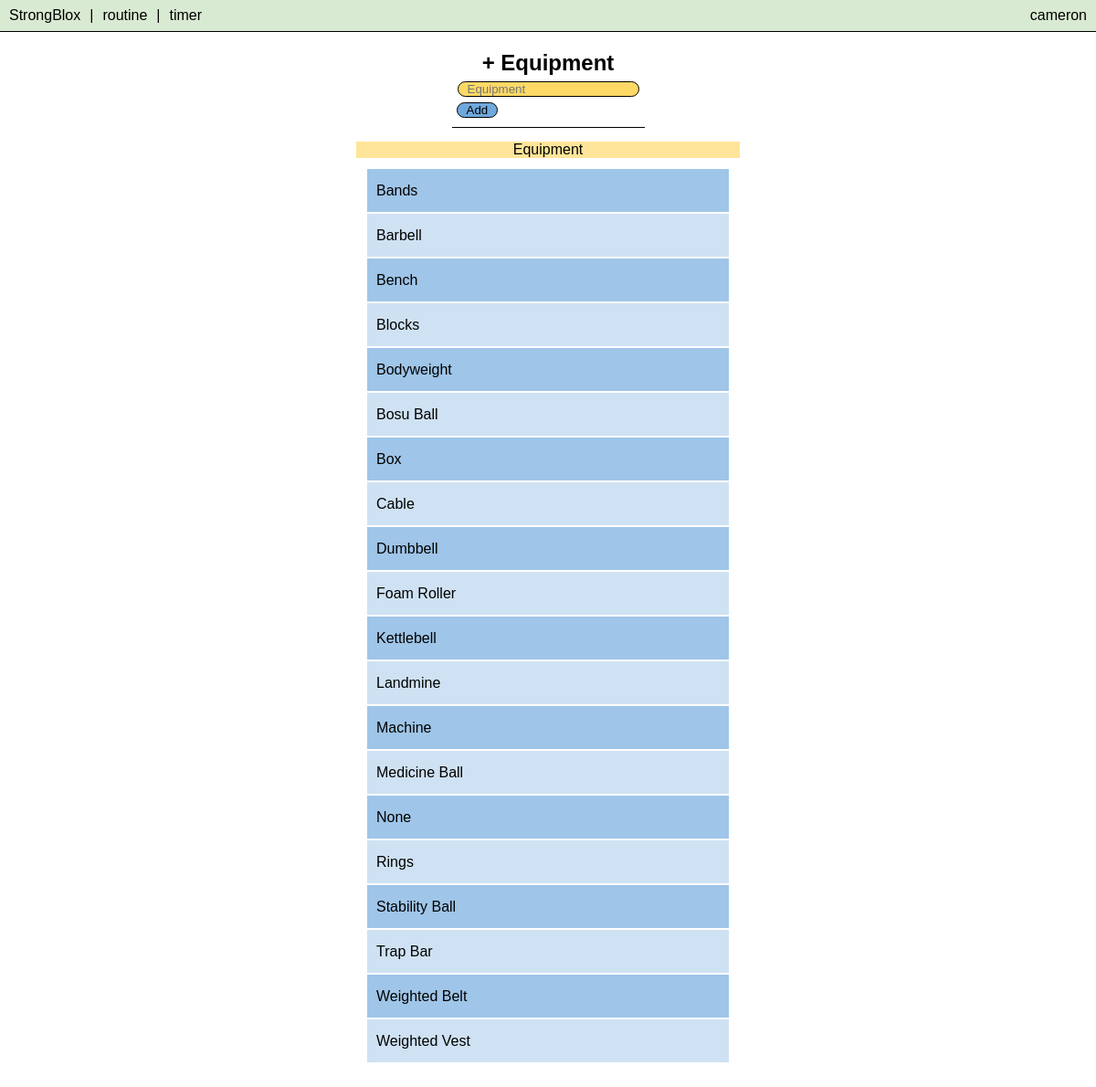
The page /equipment (signed in) on the database its author committed.
### tables this page shows
CREATE TABLE equipments (
        equipment_id INTEGER PRIMARY KEY,
        equipment TEXT NOT NULL,
        user_id INTEGER
    );

### app.py (the view)
@app.route("/equipment", methods=["GET", "POST"])
@login_required
def equipment():
    if request.method == "POST":
        equipment = request.form.get("equipment")
        db = sqlite3.connect("workouts.db")
        cur = db.cursor()
        cur.execute(
            "INSERT INTO equipments (equipment, user_id) VALUES(?,?)", (equipment, session["user_id"]))
        db.commit()
        db.close()
        return redirect("/equipment")
    else:
        db = sqlite3.connect("workouts.db")
        db.row_factory = sqlite3.Row
        cur = db.cursor()
        cur.execute("SELECT * FROM equipments WHERE user_id IS NULL OR user_id = ? ORDER BY equipment", (session["user_id"],))
        equipments = cur.fetchall()
        return render_template("equipment.html", equipments=equipments)

### app.py (called while the page is built)
def login_required(f):
    @wraps(f)
    def decorated_function(*args, **kwargs):
        if session.get("user_id") is None:
            return redirect("/login")
        return f(*args, **kwargs)
    return decorated_function

@app.after_request
def after_request(response):
    response.headers["Cache-Control"] = "no-cache, no-store, must-revalidate"
    response.headers["Expires"] = 0
    response.headers["Pragma"] = "no-cache"
    return response

### templates/equipment.html (shortened to what this page needs)
{% extends "layout.html" %}
{% block body %}
    <div class="container">
        <div class="section interactive">
            <h2>+ Equipment</h2>
            <form action="/equipment" method="post">
                <input autocomplete="off" autofocus name="equipment" placeholder="Equipment" type="text">
                <br>
                <input class="lists" type="submit" value="Add">
            </form>
        </div>
        <div class="section data">
            <table id="table-equipment">
                <div class="sticky">
                    <p class="history-calendar">Equipment</p>
                </div>
                <tbody>
                    {% for equipment in equipments %}
                        <tr>
                            <td>{{ equipment.equipment }}</td>
                        </tr>
                    {% endfor %}
                </tbody>
            </table>
        </div>
    </div>
{% endblock %}

### static/styles.css (style rules this page uses)
* { font-family: 'Trebuchet MS', sans-serif; }
body { margin: 0px; }
h2 { text-align: center; margin-top: 10px; margin-bottom: 5px; }
p { margin-top: 10px; margin-bottom: 5px; }
.container { margin-bottom: 10px; padding-bottom: 10px; position: relative; width: 100%; overflow: auto; top: 40px; bottom: 0px; left: 50%; transform: translateX(-50%); }
.section { padding: 5px; margin-left: auto; margin-right: auto; width: fit-content; }
.interactive { background-color: white; border-bottom: 1px solid black; }
.data { background-color: white; }
input { background-color: #ffd966; color: black; border: 1px solid black; border-radius: 12px; padding: 0px 10px; margin: 1px; margin-bottom: 5px; }
.sticky { top: 20px; position: sticky; }
#table-equipment { margin: 10px; width: 90vw; max-width: 400px; }
#table-equipment td { line-height: 27px; padding: 10px; }
#table-equipment tbody > tr:nth-child(even) { background-color: #cfe2f3; }
#table-equipment tbody > tr:nth-child(odd) { background-color: #9fc5e8; }
.history-calendar { text-align: center; background-color: #ffe599; }
.lists { margin-left: auto; margin-right: auto; width: fit-content; background-color: #6fa8dc; }

### rows shown on the page
equipments: equipment "Bands"
equipments: equipment "Barbell"
equipments: equipment "Bench"
equipments: equipment "Blocks"
equipments: equipment "Bodyweight"
equipments: equipment "Bosu Ball"
equipments: equipment "Box"
equipments: equipment "Cable"
equipments: equipment "Dumbbell"
equipments: equipment "Foam Roller"
equipments: equipment "Kettlebell"
equipments: equipment "Landmine"
equipments: equipment "Machine"
equipments: equipment "Medicine Ball"
equipments: equipment "None"
equipments: equipment "Rings"
equipments: equipment "Stability Ball"
equipments: equipment "Trap Bar"
equipments: equipment "Weighted Belt"
equipments: equipment "Weighted Vest"

### other values the page prints
{{ session["username"] }} "cameron"
